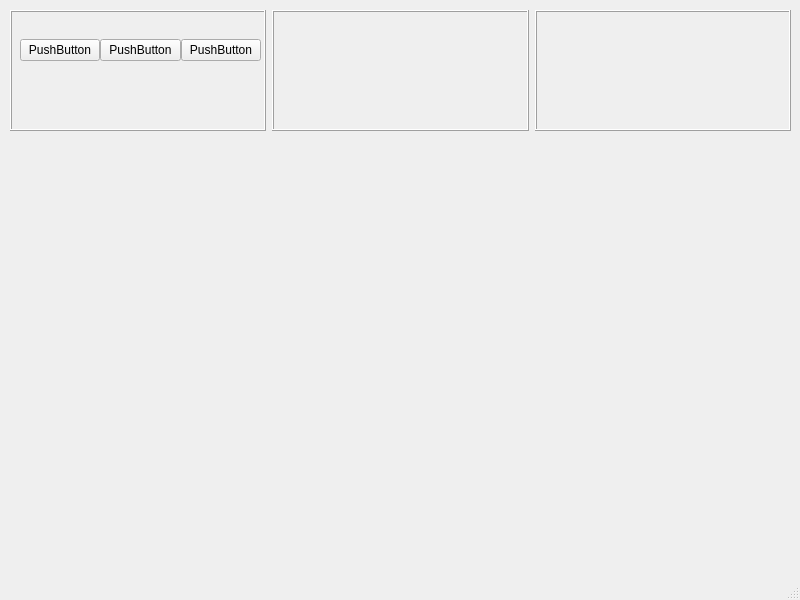
<?xml version="1.0" encoding="UTF-8"?>
<ui version="4.0">
 <class>MainWindow</class>
 <widget class="QMainWindow" name="MainWindow">
  <property name="geometry">
   <rect>
    <x>0</x>
    <y>0</y>
    <width>800</width>
    <height>600</height>
   </rect>
  </property>
  <property name="windowTitle">
   <string>MainWindow</string>
  </property>
  <widget class="QWidget" name="centralwidget">
   <widget class="QWidget" name="verticalLayoutWidget">
    <property name="geometry">
     <rect>
      <x>10</x>
      <y>10</y>
      <width>781</width>
      <height>391</height>
     </rect>
    </property>
    <layout class="QVBoxLayout" name="verticalLayout">
     <item>
      <widget class="QFrame" name="frame_3">
       <property name="frameShape">
        <enum>QFrame::NoFrame</enum>
       </property>
       <property name="frameShadow">
        <enum>QFrame::Raised</enum>
       </property>
       <widget class="QWidget" name="">
        <property name="geometry">
         <rect>
          <x>0</x>
          <y>0</y>
          <width>781</width>
          <height>121</height>
         </rect>
        </property>
        <layout class="QHBoxLayout" name="horizontalLayout">
         <property name="sizeConstraint">
          <enum>QLayout::SetDefaultConstraint</enum>
         </property>
         <item>
          <widget class="QFrame" name="frame_4">
           <property name="frameShape">
            <enum>QFrame::Box</enum>
           </property>
           <property name="frameShadow">
            <enum>QFrame::Raised</enum>
           </property>
           <widget class="QWidget" name="">
            <property name="geometry">
             <rect>
              <x>10</x>
              <y>20</y>
              <width>241</width>
              <height>41</height>
             </rect>
            </property>
            <layout class="QHBoxLayout" name="horizontalLayout_2">
             <property name="spacing">
              <number>0</number>
             </property>
             <item>
              <widget class="QPushButton" name="pushButton">
               <property name="text">
                <string>PushButton</string>
               </property>
               <property name="icon">
                <iconset resource="../icon/icon.qrc">
                 <normaloff>:/newPrefix/tree.svg</normaloff>:/newPrefix/tree.svg</iconset>
               </property>
              </widget>
             </item>
             <item>
              <widget class="QPushButton" name="pushButton_2">
               <property name="text">
                <string>PushButton</string>
               </property>
              </widget>
             </item>
             <item>
              <widget class="QPushButton" name="pushButton_3">
               <property name="text">
                <string>PushButton</string>
               </property>
              </widget>
             </item>
            </layout>
           </widget>
          </widget>
         </item>
         <item>
          <widget class="QFrame" name="frame_5">
           <property name="frameShape">
            <enum>QFrame::Box</enum>
           </property>
           <property name="frameShadow">
            <enum>QFrame::Raised</enum>
           </property>
          </widget>
         </item>
         <item>
          <widget class="QFrame" name="frame_6">
           <property name="frameShape">
            <enum>QFrame::Box</enum>
           </property>
           <property name="frameShadow">
            <enum>QFrame::Raised</enum>
           </property>
          </widget>
         </item>
        </layout>
       </widget>
      </widget>
     </item>
     <item>
      <widget class="QFrame" name="frame">
       <property name="frameShape">
        <enum>QFrame::NoFrame</enum>
       </property>
       <property name="frameShadow">
        <enum>QFrame::Raised</enum>
       </property>
      </widget>
     </item>
     <item>
      <widget class="QFrame" name="frame_2">
       <property name="frameShape">
        <enum>QFrame::NoFrame</enum>
       </property>
       <property name="frameShadow">
        <enum>QFrame::Raised</enum>
       </property>
      </widget>
     </item>
    </layout>
   </widget>
  </widget>
  <widget class="QMenuBar" name="menubar">
   <property name="geometry">
    <rect>
     <x>0</x>
     <y>0</y>
     <width>800</width>
     <height>23</height>
    </rect>
   </property>
  </widget>
  <widget class="QStatusBar" name="statusbar"/>
 </widget>
 <resources>
  <include location="../icon/icon.qrc"/>
 </resources>
 <connections/>
</ui>
